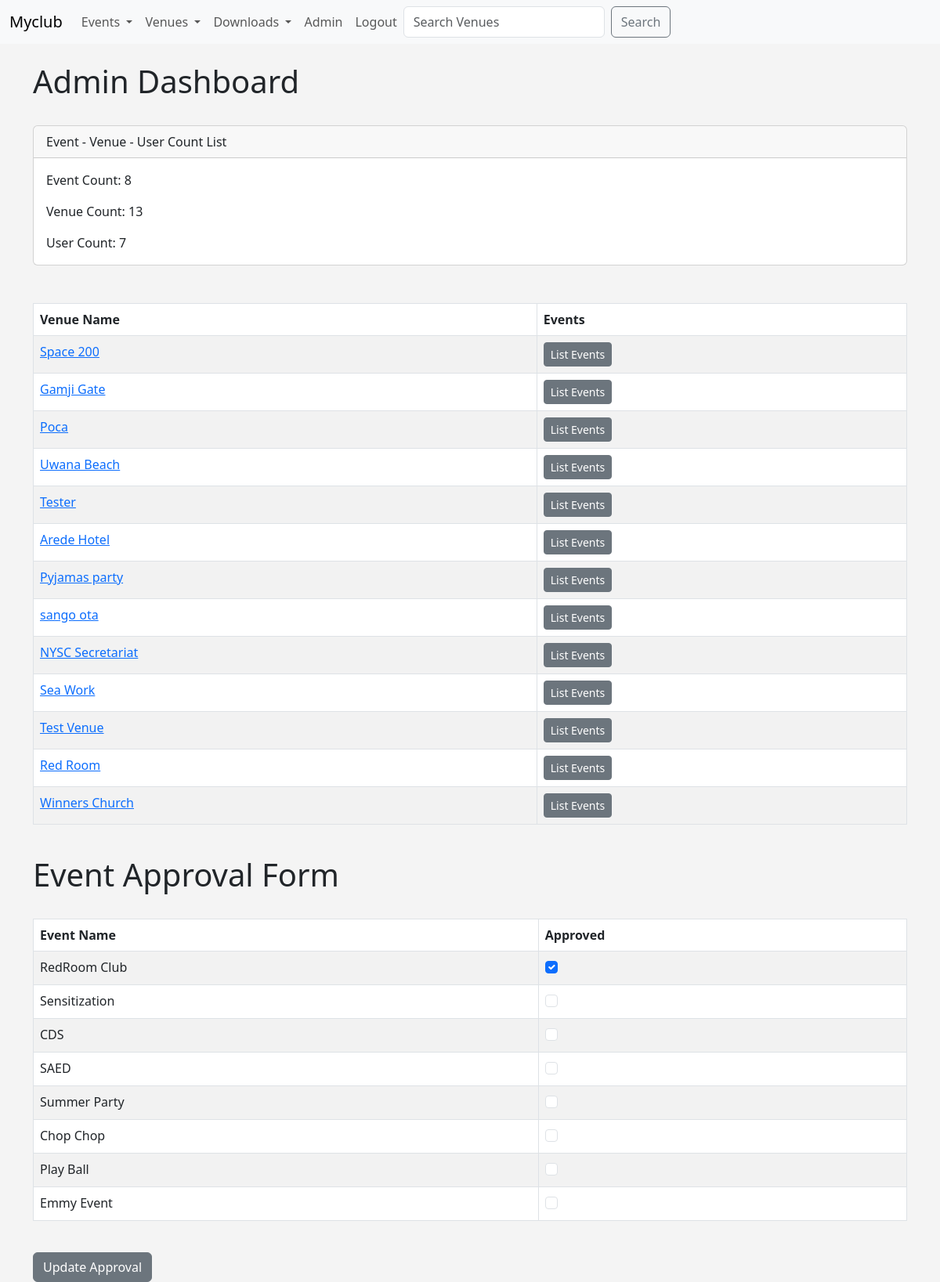
The page /admin_approval (signed in) on the database as committed earlier.
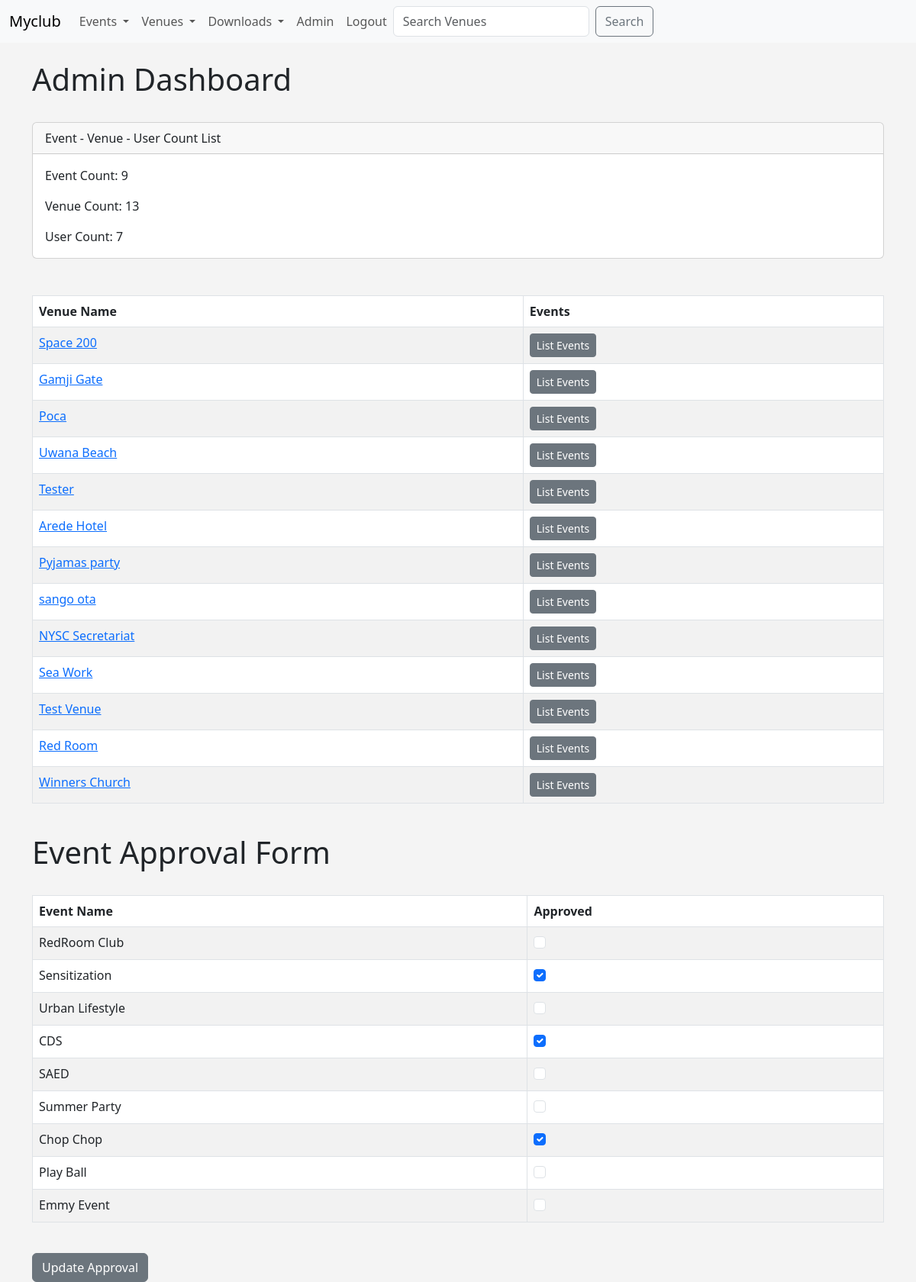
The same page on the database as committed later.
### events/models.py (models this page shows, shortened)
class Venue(models.Model):
    name = models.CharField('Venue name', max_length=100)
    address = models.CharField('Address', max_length=150,)
    phone = models.IntegerField('Contact Phone', max_length=15)
    email_address = models.EmailField('Email Address', max_length=25)
    owner = models.IntegerField('Venue Owner', blank=False, default=1)
    venue_img = models.ImageField(null=True, blank=True, upload_to="images/")
    def __str__(self):
        return self.name

class Events(models.Model):
    name = models.CharField('Event name', max_length=100)
    event_date = models.DateTimeField('Event date')
    venue = models.ForeignKey(Venue, blank=True, null=True, on_delete=models.CASCADE)
    manager = models.ForeignKey(User, blank=True, null=True, on_delete=models.SET_NULL)
    description = models.TextField(blank=True)
    attendees = models.ManyToManyField(MyClubUsers, blank=True)
    approved = models.BooleanField('Approved', default=False)
    def __str__(self):
        return self.name

### events/views.py (the view)
# urls.py: path('admin_approval', views.admin_approval, name='admin_approval'),
def admin_approval(request):
    venue_list = Venue.objects.all()
    event_count = Events.objects.all().count()
    venue_count = Venue.objects.all().count()
    user_count = User.objects.all().count()
    event_list = Events.objects.all().order_by('-event_date')
    if request.user.is_superuser:
        if request.method == "POST":
            id_list = request.POST.getlist('boxes')
            event_list.update(approved=False)
            for x in id_list:
                Events.objects.filter(pk=int(x)).update(approved=True)
            messages.success(request, ("Event List Approval Has Been Updated"))
            return redirect('event_list')
        else:
            return render(request, 'events/admin_approval.html', {
                'event_list': event_list,
                'event_count': event_count,
                'venue_count': venue_count,
                'user_count': user_count,
                'venue_list': venue_list,
            })
    else:
        messages.success(request, ("You're not authorized to view this page"))
        return redirect('home')

### events/templates/events/admin_approval.html (shortened to what this page needs)
<!DOCTYPE html>
<html lang="en">
<head>
</head>
<body>
    {% extends 'events/base.html' %}
    {% block content %}
    <h1>Admin Dashboard</h1>
    <br>
    <form action="" method="POST">
        <div class="card">
            <div class="card-header">
                Event - Venue - User Count List
            </div>
            <div class="card-body">
                <p class="card-text">Event Count: {{ event_count }}</p>
                <p class="card-text">Venue Count: {{ venue_count }}</p>
                <p class="card-text">User Count: {{ user_count }}</p>
            </div>
        </div>
        <br> <br>
        <table class="table table-striped table-hover table-bordered">
            <thead>
                <tr>
                    <th scope="col">Venue Name</th>
                    <th scope="col">Events</th>
                </tr>
            </thead>
            <tbody>
                {% for venue in venue_list %}
                <tr>
                    <td><a href=" {% url 'show-venue' venue.id %}">{{ venue }}</a> </td>
                <td>
                    <a href=" {% url 'venue_event' venue.id %}" class="btn btn-sm btn-secondary">List Events</a>
                </td>
                {% endfor %}
            </tbody>
        </table>
        <br>
        <h1>Event Approval Form</h1>
        <br>
    <table class="table table-striped table-hover table-bordered">
        <thead>
            <tr>
                <th scope="col">Event Name</th>
                <th scope="col">Approved</th>
            </tr>
        </thead>
        <tbody>
            {% for event in event_list %}
            <tr>
                <td>{{ event }}</td>
            <td>
                {% if event.approved %}
                <div class="form-check">
                    <input class="form-check-input" type="checkbox" checked="checked" value={{event.id}} name="boxes">
                </div>
                {% else %}
                <div class="form-check">
                    <input class="form-check-input" type="checkbox" value={{event.id}} name="boxes">
                </div>
                {% endif %}
            </td>
            {% endfor %}
        </tbody>
    </table>
    <br>
    <button class="btn btn-secondary" type="submit">Update Approval</button>
    {% endblock %}

### events/templates/events/base.html (shortened to what this page needs)
<!DOCTYPE html>
<html lang="en">
<head>
</head>
<body>
<!doctype html>
<html lang="en">
  <head>
    <link href="https://cdn.jsdelivr.net/npm/bootstrap@5.3.0-alpha2/dist/css/bootstrap.min.css" rel="stylesheet"
>
  </head>
  <body>
  {% include 'events/navbar.html' %}
  <br>
  <div class="container">
    {% block content %}
   {% endblock %}
  </div>
  </body>
</html>
</body>
</html>

### events/templates/events/navbar.html (shortened to what this page needs)
<!DOCTYPE html>
<html lang="en">
<head>
</head>
<body>
<nav class="navbar navbar-expand-lg bg-body-tertiary">
  <div class="container-fluid">
    <a class="navbar-brand" href="{% url 'home' %}">Myclub</a>
    <div class="collapse navbar-collapse" id="navbarSupportedContent">
      <ul class="navbar-nav me-auto mb-2 mb-lg-0">
        <li class="nav-item">
          <li class="nav-item dropdown">
          <a class="nav-link dropdown-toggle" href="#" role="button" data-bs-toggle="dropdown" aria-expanded="false">
            Events
          </a>
        <li class="nav-item dropdown">
          <a class="nav-link dropdown-toggle" href="#" role="button" data-bs-toggle="dropdown" aria-expanded="false">
            Venues
          </a>
        <li class="nav-item dropdown">
          <a class="nav-link dropdown-toggle" href="#" role="button" data-bs-toggle="dropdown" aria-expanded="false">
            Downloads
          </a>
        </li>
        {% if user.is_authenticated %}
        {% if user.is_superuser %}
          <li class="nav-item">
            <a class="nav-link" href="{% url 'admin_approval' %}">Admin</a>
          </li>
        {% endif %}
           <li class="nav-item">
          <a class="nav-link" href="{% url 'logout' %}">Logout</a>
        </li>
        {% endif %}
      <form class="d-flex" method="POST" action="{% url 'search_venues' %}">
        <input class="form-control me-2" type="search" placeholder="Search Venues" aria-label="Search"
               name="searched">
        <button class="btn btn-outline-secondary" type="submit">Search</button>
      </form>
    </div>
  </div>
</nav>
</body>
</html>

### events/templates/events/base.html (style rules this page uses)
body { background: #f4f4f4; }

Rows that differ between the two databases and show on the page:
changed Events "RedRoom Club": approved True → False (drawn); boxes "☑" → "☐"
changed Events "Sensitization": approved False → True (drawn); boxes "☐" → "☑"
added Events: name "Urban Lifestyle"
changed Events "CDS": approved False → True (drawn); boxes "☐" → "☑"
changed Events "Chop Chop": approved False → True (drawn); boxes "☐" → "☑"
Other text that changed with them:
{{ event_count }}: "8" → "9"
